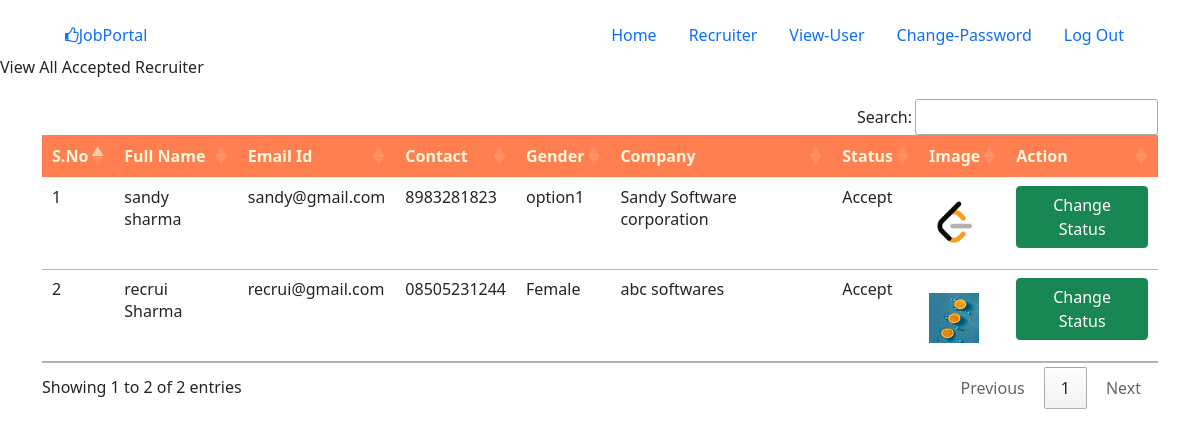
/recruiter_accepted (signed in), run on the app's committed database.
### job/models.py (models this page shows, shortened)
class Recruiter(models.Model):
    user = models.ForeignKey(User, on_delete=models.CASCADE)
    mobile = models.CharField(max_length=50, null=True)
    image = models.FileField(null=True)
    gender = models.CharField(max_length=15, null=True)
    company = models.CharField(max_length=100, null=True)
    type = models.CharField(max_length=50, null=True)
    status = models.CharField(max_length=50, null=True)

### job/views.py (the view)
# urls.py: path('recruiter_accepted', recruiter_accepted, name="recruiter_accepted"),
def  recruiter_accepted(request):
    if not request.user.is_authenticated:
        return redirect("admin_login")
    data = Recruiter.objects.filter(status="Accept")
    d = {'data':data}
    return render(request, 'recruiter_accepted.html', d)

### job/templates/recruiter_accepted.html (shortened to what this page needs)
{% load static %} {% block body %} {% include "admin_login_navigation.html" %}
<marquee behavior="" direction="right">View All Accepted Recruiter</marquee>
<div class="container" style="margin-top: 20px">
  <table class="table table-hover" id="example">
    <thead style="background-color: coral; color: cornsilk">
      <tr>
        <th>S.No</th>
        <th>Full Name</th>
        <th>Email Id</th>
        <th>Contact</th>
        <th>Gender</th>
        <th>Company</th>
        <th>Status</th>
        <th>Image</th>
        <th>Action</th>
      </tr>
    </thead>
    <tbody>
      {% for i in data %}
      <tr>
        <td>{{forloop.counter}}</td>
        <td>{{i.user.first_name}} {{i.user.last_name}}</td>
        <td>{{i.user.username}}</td>
        <td>{{i.mobile}}</td>
        <td>{{i.gender}}</td>
        <td>{{i.company}}</td>
        <td>{{i.status}}</td>
        <td>
          <img
            src="{{i.image.url}}"
            alt="not availble"
            style="width: 50px; height: 50px; margin-bottom: 10px"
          />
        </td>
        <td>
          <a href="{% url 'change_status' i.id %}" class="btn btn-success"
            >Change Status</a
          >
        </td>
      </tr>
      {% endfor %}
    </tbody>
  </table>
</div>
{% endblock %}

### job/templates/admin_login_navigation.html (style rules this page uses)
* { margin: 0; box-sizing: border-box; padding: 0; }
img { height: 500px; margin-top: 15px; }
.container { display: flex; justify-content: space-between; align-items: center; }

### data on the page
Recruiter: user.first_name "sandy", user.last_name "sharma", user.username "sandy@gmail.com", mobile "8983281823", gender "option1", company "Sandy Software corporation", status "Accept", image (picture)
Recruiter: user.first_name "recrui", user.last_name "Sharma", user.username "recrui@gmail.com", mobile "08505231244", gender "Female", company "abc softwares", status "Accept", image (picture)
